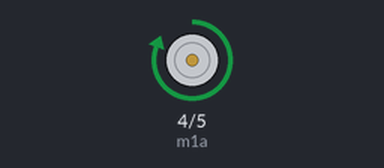
Simulated run of this sketch. Board: Arduino Uno, built with avr-gcc and run on an emulated ATmega328P. On the bench: motor-driver pin pairs drawn as motors (green arrow = first pin HIGH = forward, orange = second pin HIGH = backward, longer = more drive).

Above: at 1.5 s.
At 7.5 s:
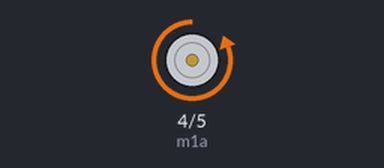
At 10.5 s:
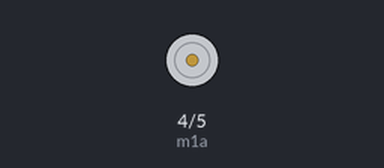
Timing chart, 0 to 15.6 s (numbered marks = the images above):
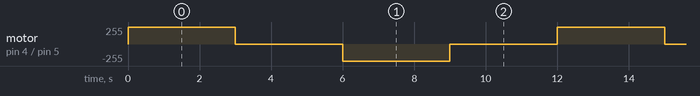

The sketch:

aula22parte1-L298N.ino
```cpp
// C++ code
//

# define  m1a 4
# define m1b 5


void setup(){
    pinMode(m1a,OUTPUT);
    pinMode(m1b,OUTPUT);
    digitalWrite(m1a,LOW);
    digitalWrite(m1b,LOW);
}
void loop(){
    //M1

    digitalWrite(m1a,1);
    digitalWrite(m1b,0);
    delay(3000);
    digitalWrite(m1a,0);
    digitalWrite(m1b,0);
    delay(3000);
    digitalWrite(m1a,0);
    digitalWrite(m1b,1);
    delay(3000);
     digitalWrite(m1a,0);
    digitalWrite(m1b,0);
    delay(3000);
}
```

Measured:
- by itself, motor on pin 4 (m1a) / pin 5 (m1b): repeats every 12.0 s: stopped 3.0 s, backward 255/255 3.0 s, stopped 3.0 s, forward 255/255 3.0 s
